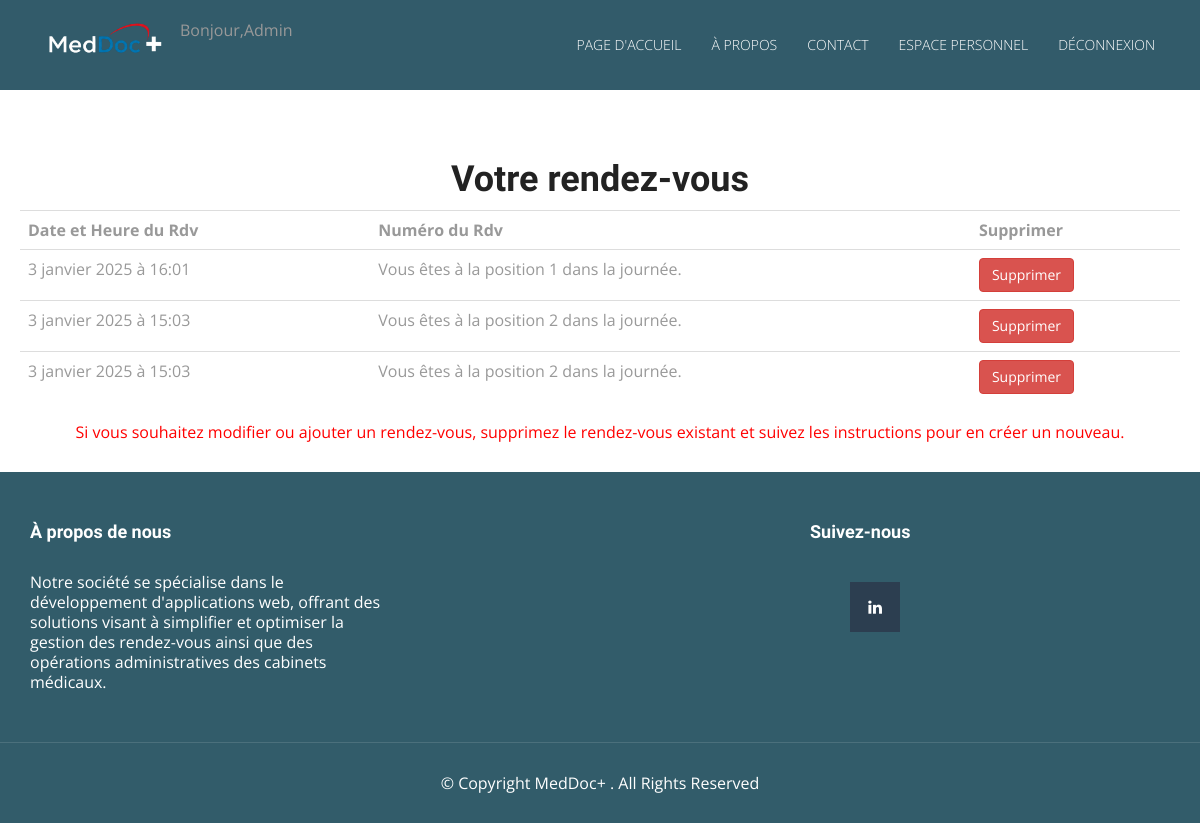
The page /panel/ (signed in) on the database its author committed.
### pages/models.py (models this page shows, shortened)
class Rdv(models.Model):
    id = models.AutoField(primary_key=True)
    id_patient = models.ForeignKey(User, related_name="rdv_patient", on_delete=models.CASCADE, null=True, blank=True)
    fiche = models.ForeignKey('FichePatient', related_name="cons_fact", on_delete=models.CASCADE, null=True, blank=True)
    date = models.DateField()  # Date du rendez-vous
    time = models.TimeField(null=True, blank=True)  # Heure calculée du rendez-vous
    num_rdv = models.IntegerField(default=1)  # Numéro du rendez-vous dans la journée (1, 2, 3, etc.)

### pages/views.py (the view)
# urls.py: path('panel/', views.rdv_list, name='rdv_list'),
@login_required
def rdv_list(request):
    if request.user.is_superuser:
        rdv = Rdv.objects.all()  # Si l'utilisateur est admin, on récupère tous les rdv
    else:
        rdv = Rdv.objects.filter(id_patient=request.user.id)  # Sinon, on récupère les rdv de l'utilisateur connecté
    data = {}
    if not rdv:  # Si aucun rendez-vous n'existe
        data['no_rdv_message'] = "Vous n'avez pas de rendez-vous. Vous pouvez en prendre un maintenant."
        data['show_button'] = True  # Afficher le bouton pour prendre un rendez-vous
    else:
        data['object_list'] = rdv  # Sinon, afficher les rendez-vous existants
    return render(request, 'rdv_list.html', data)

### templates/rdv_list.html
{% extends 'base.html' %}
{% block content %}
<center>
    {% if no_rdv_message %}
    <h3>Bonjour,</h3>
    <p>{{ no_rdv_message }}</p>
    {% if show_button %}
        <a href="{% url 'rdv_new'%}" class="btn btn-primary">Ajouter un rendez-vous</a>
    {% endif %}
    {% else %}
    <h1>Votre rendez-vous</h1>
    <table class="table">
        <tr>
            <th>Date et Heure du Rdv</th>
            <th>Numéro du Rdv</th>
            <th>Supprimer</th>
        </tr>
        {% for rdv in object_list %}
        <tr>
            <td>{{ rdv.date }} à {{ rdv.time }}</td>
            <td>Vous êtes à la position {{ rdv.num_rdv }} dans la journée.</td>
            <td>
                <a href="{% url 'rdv_delete' rdv.id %}" class="btn btn-danger">Supprimer</a>
            </td>
        </tr>
        {% endfor %}
    </table>
    <p style="color: red; margin-top: 15px;">
        Si vous souhaitez modifier ou ajouter un rendez-vous, supprimez le rendez-vous existant et suivez les instructions pour en créer un nouveau.
    </p>
    {% endif %}
</center>
{% endblock %}

### templates/base.html (shortened to what this page needs)
<!DOCTYPE html>
<html lang="fr">
  <head>
	 {% load static %}
     <link rel="stylesheet" href="{% static 'css/bootstrap-datetimepicker.css' %}" />
     <link rel="stylesheet" href="{% static 'css/font-awesome.min.css' %}">
     <link rel="stylesheet" href="{% static 'css/bootstrap.min.css' %}">
     <link rel="stylesheet" href="{% static 'css/style.css' %}">
  </head>
  <body id="myPage" data-spy="scroll" data-target=".navbar" data-offset="60">
	<section id="banner" class="banner">
			<nav class="navbar navbar-default navbar-fixed-top">
			  <div class="container">
			  	<div class="col-md-12">
				    <div class="navbar-header">
				      <a class="navbar-brand" href="/"><img src="{% static 'img/logo1.png' %}" class="img-responsive" style="width: 140px; margin-top: -16px;"></a>
				    </div>
				     {% if user.username %}
				     Bonjour,{{ user.username }}
				     {% endif %}
<div class="collapse navbar-collapse navbar-right" id="myNavbar">
    <ul class="nav navbar-nav">
        <li id="home-link" class="{% if request.path == '/' and not request.GET %}active{% endif %}">
            <a href="/">Page d'accueil</a>
        </li>
        <li id="about-link">
            <a href="/#about" onclick="setActiveLink('about-link')">À propos</a>
        </li>
        <li id="contact-link">
            <a href="/#contact" onclick="setActiveLink('contact-link')">Contact</a>
        </li>
        {% if request.user.is_staff %}
            <li id="admin-link" class="{% if '/admin' in request.path %}active{% endif %}">
                <a href="/admin">Espace personnel</a>
            </li>
            <li id="logout-link" class="{% if '/logout' in request.path %}active{% endif %}">
                <a href="/logout">Déconnexion</a>
            </li>
        {% endif %}
    </ul>
</div>
				</div>
			  </div>
			</nav>
	</section>
	 <main class="main-content">
        {% block content %}
        {% endblock %}
    </main>
	<footer id="footer">
		<div class="top-footer">
			<div class="container">
				<div class="row">
					<div class="col-md-4 col-sm-4 marb20">
						<div class="ftr-tle">
							<h4 class="white no-padding">À propos de nous</h4>
						</div>
						<div class="info-sec">
							<p>Notre société se spécialise dans le développement d'applications web, offrant des solutions visant à simplifier et optimiser la gestion des rendez-vous ainsi que des opérations administratives des cabinets médicaux.</p>
						</div>
					</div>
					<div class="col-md-4 col-sm-4 marb20">
						<div class="ftr-tle">
						</div>
					</div>
					<div class="col-md-4 col-sm-4 marb20">
						<div class="ftr-tle">
							<h4 class="white no-padding">Suivez-nous</h4>
						</div>
						<div class="info-sec">
							<ul class="social-icon">
								<li class="bgdark-blue"><i class="fa fa-linkedin"></i></li>
							</ul>
						</div>
					</div>
				</div>
			</div>
		</div>
		<div class="footer-line">
			<div class="container">
				<div class="row">
					<div class="col-md-12 text-center">
                        <div class="credits">
                            © Copyright MedDoc+ . All Rights Reserved
                        </div>
					</div>
				</div>
			</div>
		</div>
	</footer>
  </body>
</html>

### project/static/css/style.css (style rules this page uses)
body { font-family: 'Open Sans', sans-serif; line-height: 20px; color: #999999; font-size: 300; font-size: 16px; }
.main-content { margin-top: 120px; padding: 20px; }
ol, ul { list-style: none; }
table { border-collapse: collapse; border-spacing: 0; }
h1, h2, h3, h4, h5, h6 { font-family: 'Raleway', sans-serif; font-weight: 600; color: #222222; }
a, a:hover, a:focus, a:active { outline: none; }
.navbar { margin-bottom: 0px; border: 0px; }
.navbar { border-radius: 0px; }
.navbar-default { background-color: #ffffff; padding: 20px 0; transition: all 0.3s; }
.navbar-default { background-color: rgba(28,74,90, 0.9); border: 0px; }
.navbar-brand { font-family: 'Chewy', cursive; font-size: 32px; }
.navbar-brand img { padding-top: 2px; width: 120px !important; }
.navbar-default .navbar-brand, .navbar-default .navbar-brand:hover, .navbar-default .navbar-brand:focus { color: #EA6045; }
.white, .white:hover, .white:focus { color: #fff; width: 100% !important; }
.navbar-default .navbar-nav > li > a { color: #fff; text-transform: uppercase; font-size: 14px; font-weight: 300; }
#footer { background-color: #325C6A; }
.ftr-tle { height: 50px; }
.info-sec { color: #fff; }
.social-icon li { float: left; width: 50px; height: 50px; line-height: 50px; text-align: center; margin-right: 5px; }
.bgdark-blue { background-color: #2C3E50; }
.top-footer { padding: 40px 0px; border-bottom: 1px solid rgba(255, 255, 255, 0.12); }
.footer-line { padding: 30px 0px; color: #fff; }

### rows shown on the page
Rdv: date "3 janvier 2025", time "16:01", num_rdv "1"
Rdv: date "3 janvier 2025", time "15:03", num_rdv "2"
Rdv: date "3 janvier 2025", time "15:03", num_rdv "2"

### other values the page prints
{{ user.username }} "Admin"
